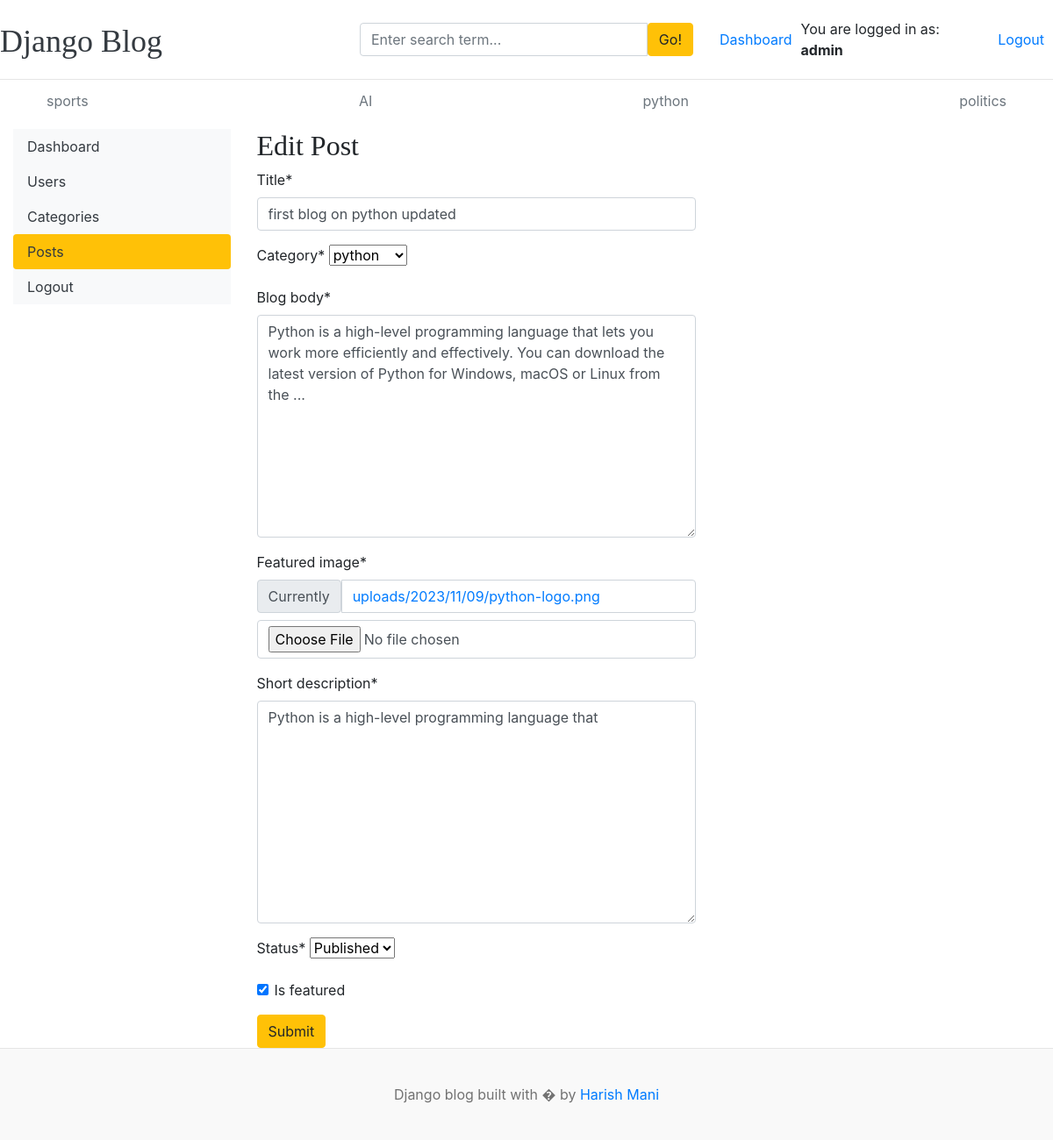
/dashboard/posts/edit/1 (signed in), run on the app's committed database.
### blogs/models.py (models this page shows, shortened)
class Category(models.Model):
    category_name = models.CharField(max_length=100, unique=True)
    created_at = models.DateTimeField(auto_now_add=True)
    updated_at = models.DateTimeField(auto_now=True)
    def __str__(self) -> str:
        return self.category_name
    class Meta:
        verbose_name_plural = 'categories'

class Blog(models.Model):
    title = models.CharField(max_length=100)
    slug = models.SlugField(max_length=150, unique=True,blank=True)
    author = models.ForeignKey(User, on_delete=models.CASCADE)
    category = models.ForeignKey(Category, on_delete=models.CASCADE)
    blog_body = models.TextField(max_length=2000)
    featured_image = models.ImageField(upload_to='uploads/%Y/%m/%d')
    short_description = models.TextField(max_length=500)
    status = models.CharField(max_length=10,choices=STATUS_CHOICES,default='draft')
    is_featured = models.BooleanField(default=False)
    created_at = models.DateTimeField(auto_now_add=True)
    updated_at = models.DateTimeField(auto_now=True)

### dashboard/views.py (the view, shortened to what this page needs)
# urls.py: path('posts/edit/<int:pk>',views.edit_posts, name="edit_posts"),
@login_required(login_url='login')
def edit_posts(request,pk):
    form = PostForm()
    post = get_object_or_404(Blog, pk=pk)
    form = PostForm(instance=post)
    context = {
        'form':form,
        'post':post
    }
    return render(request, 'dashboard/edit_posts.html', context)

### dashboard/forms.py
class PostForm(forms.ModelForm):
    class Meta:
        model = Blog
        fields = ('title','category','blog_body','featured_image','short_description','status','is_featured',)

### blogs/context_processors.py (called while the page is built)
def get_categories(request):
    categories = Category.objects.all()
    return dict(categories=categories)

def get_social_links(request):
    social_links = SocialLink.objects.all()
    return dict(social_links=social_links)

### dashboard/templates/dashboard/edit_posts.html (shortened to what this page needs)
{% extends "blog/base.html" %}
{% block content %}
{% load crispy_forms_tags %}
<div class="container row">
{% include 'dashboard/sidebar.html' %}
<div class="col-md-9">
    <h2>Edit Post</h2>
    <form action="{% url 'edit_posts' post.id %}" method="POST" style="width:500px;" enctype="multipart/form">
        {{ form | crispy }}
        <button type="submit" class="btn btn-warning">Submit</button>
    </form>
</div>
</div>
{% endblock content %}

### blog/templates/blog/base.html (shortened to what this page needs)
{% load static %}
<!DOCTYPE html>
<html lang="en">
<head>
    <link href="https://getbootstrap.com/docs/4.0/dist/css/bootstrap.min.css" rel="stylesheet">
    <link href="{% static 'blog/blog.css' %}" rel="stylesheet">
    <link rel="stylesheet" href="https://cdnjs.cloudflare.com/ajax/libs/font-awesome/4.7.0/css/font-awesome.min.css">
  </head>
<body>
  <header class="blog-header py-3">
    <div class="row flex-nowrap justify-content-between align-items-center">
      <div class="col-4 pt-1">
        <a class="blog-header-logo text-dark" href="/">Django Blog</a>
      </div>
      <div class="col-4">
        <form action="{% url 'search' %}" method="GET">
          <div class="input-group">
            <input class="form-control" type="text" name="keyword" value="{{ keyword }}" placeholder="Enter search term..." aria-label="Enter search term..." aria-describedby="button-search" />
            <button type="submit" class="btn btn-warning" id="button-search" type="button">Go!</button>
        </div>
        </form>
      </div>
      <div class="col-4 d-flex justify-content-end align-items-center">
        {% if not user.is_authenticated %}
        <a class="btn btn-sm btn-warning" href="{% url 'login' %}">Login</a> &nbsp;
        <a class="btn btn-sm btn-outline-secondary" href="{% url 'register'   %}">Register</a>
        {% else %}
        <span style="margin-right:10px;"><a href="{% url 'dashboard' %}">Dashboard</a></span>
        <span>You are logged in as: <b>{{user}}</b></span>
        <span style="margin:10px"><a href="{% url 'logout' %}">Logout</a></span>
        {% endif %}
      </div>
    </div>
  </header>
  <div class="container">
  <div class="nav-scroller py-1 mb-2">
    <nav class="nav d-flex justify-content-between">
      {% for category in categories %}
      <a class="p-2 text-muted" href="{% url 'posts_by_category' category.id %}">{{category.category_name}}</a>
      {% endfor %}
    </nav>
  </div>
</div>
    {% block content %}
    {% endblock content %}
    <footer class="blog-footer">
      <p>Django blog built with � by <a href="#">Harish Mani</a></p>
      </footer>
</body>
</html>

### blog/static/blog/blog.css (style rules this page uses)
.blog-header { border-bottom: 1px solid #e5e5e5; }
.blog-header-logo { font-family: "Playfair Display", Georgia, "Times New Roman", serif; font-size: 2.25rem; }
h1, h2, h3, h4, h5, h6 { font-family: "Playfair Display", Georgia, "Times New Roman", serif; }
.blog-footer { padding: 2.5rem 0; color: #727272; text-align: center; background-color: #f9f9f9; border-top: .05rem solid #e5e5e5; }
.blog-footer p:last-child { margin-bottom: 0; }

### data on the page
Category: category_name "sports"
Category: category_name "AI"
Category: category_name "python"
Category: category_name "politics"
Blog: title "first blog on python updated", category "python", blog_body "Python is a high-level programming language that lets you work more efficiently and effectively. You can download the latest version of Python for Windows, macOS or Linux from the ...", short_description "Python is a high-level programming language that", status "Published", is_featured "☑"

### other printed values
{{ user }} "admin"
